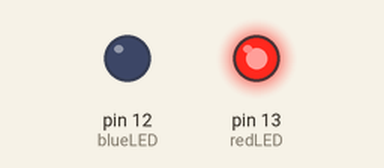
A sketch run on a simulated Arduino Uno, built with avr-gcc and run on an emulated ATmega328P. Parts: output pins drawn as LEDs (lit = HIGH).

Above: at 0.15 s.
At 5.55 s:
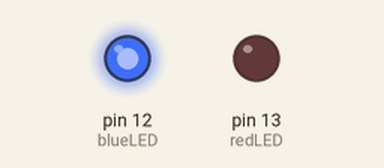
At 7.95 s:
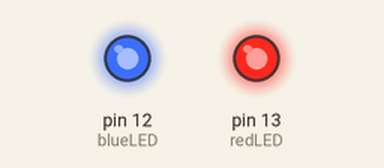
At 10.65 s:
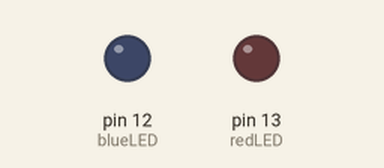
Timing chart, 0 to 10.9 s (numbered marks = the images above):
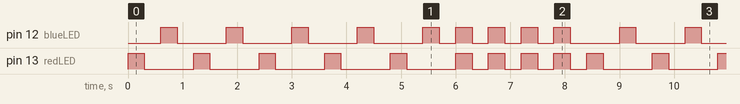

Measured:
- by itself, pin 12 (blueLED): repeats every 8.4 s: 4 × (LOW 0.90 s, HIGH 0.30 s), 4 × (LOW 0.30 s, HIGH 0.30 s), LOW 0.90 s, HIGH 0.30 s
- by itself, pin 13 (redLED): repeats every 8.4 s: 5 × (LOW 0.90 s, HIGH 0.30 s), 4 × (LOW 0.30 s, HIGH 0.30 s)
- by itself, everything shown: repeats every 8.4 s, in 28 steps

The sketch:

Lab_1.ino
```cpp
/*
Miguel Andrade
Sept 6, 2023
Lab 1: Controlling LED; small Circuit
*/

//vara
int redLED = 13; //tells the code where to send power
int blueLED = 12;

const int dot = 200; //morse code dot; unit 200 ms
const int dash = 600; // morse code dash
const int SpacePart = 200; //give a space between dot and dash's of a letter
const int SpaceLetter = 600; // give a space between letters of one word
const int SpaceWord = 1400; // give a space between words

void setup()//give led power
{
 pinMode(redLED, OUTPUT);
 pinMode(blueLED, OUTPUT);
}

void loop() {
  //level1();
  //level2();
  level3();

}


// Level 3
void level3() {
  for (int alternatePattern = 0; alternatePattern < 5; alternatePattern++) {
  digitalWrite(redLED, HIGH);
  delay(300);
  digitalWrite(redLED, LOW);
  delay(300);
  digitalWrite(blueLED, HIGH);
  delay(300);
  digitalWrite(blueLED,LOW);
  delay(300);
  }

 for (int samePattern = 0; samePattern < 4; samePattern++) {

      digitalWrite(redLED, HIGH);
      digitalWrite(blueLED, HIGH);
  delay(300);  //Delay for both

      digitalWrite(blueLED,LOW);
      digitalWrite(redLED, LOW);
  delay(300); //delay for both
    }
}


//level 2 (my girlfriend gave me these words i regret asking her)
void level2() {
  //Dogs
  digitalWrite(redLED, HIGH); //D
  delay(dash);
  digitalWrite(redLED, LOW);
  delay(SpacePart);
  digitalWrite(redLED, HIGH);
  delay(dot);
  digitalWrite(redLED, LOW);
  delay(SpacePart);
  digitalWrite(redLED, HIGH);
  delay(dot);

  digitalWrite(redLED, LOW); //Spaceletter
  delay(SpaceLetter);

  digitalWrite(redLED, HIGH); //O
  delay(dash);
  digitalWrite(redLED, LOW);
  delay(SpacePart);
  digitalWrite(redLED, HIGH);
  delay(dash);
  digitalWrite(redLED, LOW);
  delay(SpacePart);
  digitalWrite(redLED, HIGH);
  delay(dash);


  digitalWrite(redLED, LOW); //Space Between letter
  delay(SpaceLetter);

  digitalWrite(redLED, HIGH); //G
  delay(dash);
  digitalWrite(redLED, LOW);
  delay(SpacePart);
  digitalWrite(redLED, HIGH);
  delay(dash);
  digitalWrite(redLED, LOW);
  delay(SpacePart);
  digitalWrite(redLED, HIGH);
  delay(dot);


  digitalWrite(redLED, LOW); //Space Between letter
  delay(SpaceLetter);

  digitalWrite(redLED, HIGH); //S
  delay(dot);
  digitalWrite(redLED, LOW);
  delay(SpacePart);
  digitalWrite(redLED, HIGH);
  delay(dot);
  digitalWrite(redLED, LOW);
  delay(SpacePart);
  digitalWrite(redLED, HIGH);
  delay(dot);


  digitalWrite(redLED, LOW); //Space Between Word
  delay(SpaceWord);

  //are
  digitalWrite(redLED, HIGH); //A
  delay(dot);
  digitalWrite(redLED, LOW);
  delay(SpacePart);
  digitalWrite(redLED, HIGH);
  delay(dash);

  digitalWrite(redLED, LOW); //Space Between letter
  delay(SpaceLetter);

  digitalWrite(redLED, HIGH); //R
  delay(dot);
  digitalWrite(redLED, LOW);
  delay(SpacePart);
  digitalWrite(redLED, HIGH);
  delay(dash);
  digitalWrite(redLED, LOW);
  delay(SpacePart);
  digitalWrite(redLED, HIGH);
  delay(dot);

  digitalWrite(redLED, LOW); //Space Between letter
  delay(SpaceLetter);

  digitalWrite(redLED, HIGH); //E
  delay(dot);

  digitalWrite(redLED, LOW); //Space Between Word
  delay(SpaceWord);

  //great
  digitalWrite(redLED, HIGH); //G
  delay(dash);
  digitalWrite(redLED, LOW);
  delay(SpacePart);
  digitalWrite(redLED, HIGH);
  delay(dash);
  digitalWrite(redLED, LOW);
  delay(SpacePart);
  digitalWrite(redLED, HIGH);
  delay(dot);

  digitalWrite(redLED, LOW); //Space Between letter
  delay(SpaceLetter);

  digitalWrite(redLED, HIGH); //R
  delay(dot);
  digitalWrite(redLED, LOW);
  delay(SpacePart);
  digitalWrite(redLED, HIGH);
  delay(dash);
  digitalWrite(redLED, LOW);
  delay(SpacePart);
  digitalWrite(redLED, HIGH);
  delay(dot);

  digitalWrite(redLED, LOW); //Space Between letter
  delay(SpaceLetter);

  digitalWrite(redLED, HIGH); //E
  delay(dot);

  digitalWrite(redLED, LOW); //Space Between letter
  delay(SpaceLetter);

  digitalWrite(redLED, HIGH); //A
  delay(dot);
  digitalWrite(redLED, LOW);
  delay(SpacePart);
  digitalWrite(redLED, HIGH);
  delay(dash);

  digitalWrite(redLED, LOW); //Space Between letter
  delay(SpaceLetter);

  digitalWrite(redLED, HIGH); //T
  delay(dash);

}


//Level 1
  void level1(){

  //for loop for slow cycle looping 3 times with adding condition every loop
  for (int loopSlow = 0; loopSlow < 3; loopSlow++ ) {

  digitalWrite(redLED, HIGH);
  delay(1000);
  digitalWrite(redLED, LOW);
  delay(1000);

 }
  //for loop for fast cycle looping 3 times with adding condition every loop
  for (int loopFast = 0; loopFast < 3; loopFast++ ) {

  digitalWrite(redLED, HIGH);
  delay(100);
  digitalWrite(redLED, LOW);
  delay(100);

  }
}
```
